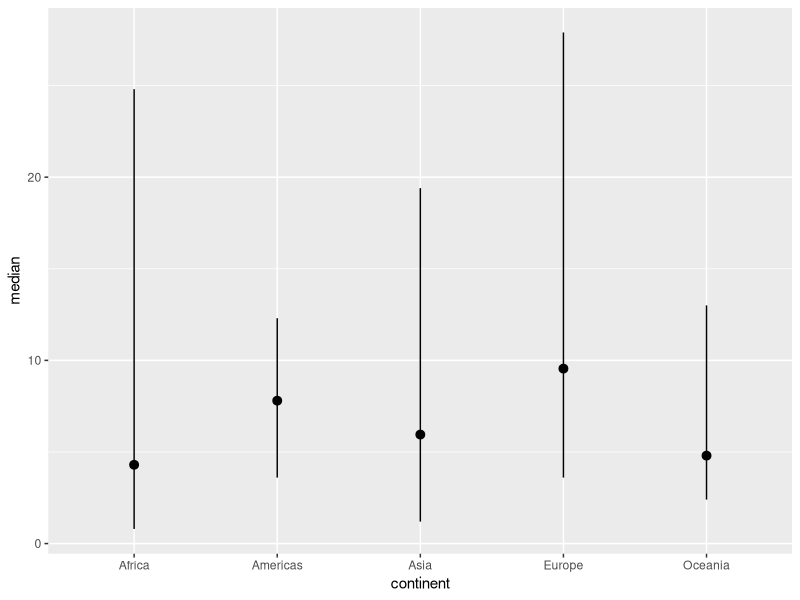

Source code (R):
library(tidyverse)

world_bank_countries <- read_csv("data/world_bank_countries.csv")

overweight_summarized <- world_bank_countries %>% 
  drop_na(overweight) %>% 
  group_by(continent, year) %>%  
  summarise(
    upper = max(overweight, na.rm = TRUE),
    median = median(overweight, na.rm = TRUE),
    lower = min(overweight, na.rm = TRUE)
  ) %>% 
  mutate(year = as.double(year)) %>% 
  filter(year == 2010)

overweight_summarized %>% 
  ggplot(aes(x = continent,
             y = median,
             ymin = lower,
             ymax = upper)) +
  geom_pointrange()
